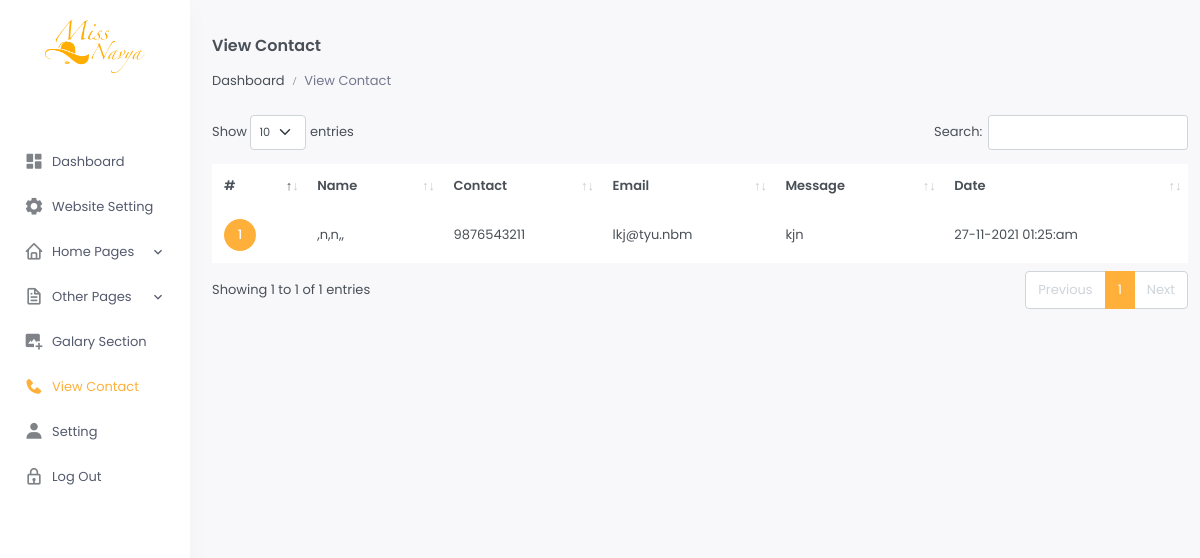
Page /admin/viewcontact.php (signed in) on the committed database.
### tables this page shows
CREATE TABLE `contact` (
  `id` int(11) NOT NULL,
  `tel` varchar(20) NOT NULL,
  `email` varchar(300) NOT NULL,
  `name` varchar(150) NOT NULL,
  `sub` text NOT NULL,
  `date` varchar(30) NOT NULL
);

### admin/viewcontact.php (the view, shortened to what this page needs)
<?php
include_once("configuration/functions.php");
?>
<!doctype html>
<html lang="en">
<head>
<?php include 'css.php'; ?>
<link href="assets/libs/datatables.net-bs4/css/dataTables.bootstrap4.min.css" rel="stylesheet" type="text/css" />
<link href="assets/libs/datatables.net-buttons-bs4/css/buttons.bootstrap4.min.css" rel="stylesheet" type="text/css" />
<link href="assets/libs/datatables.net-responsive-bs4/css/responsive.bootstrap4.min.css" rel="stylesheet" type="text/css" />
</head>
<body >
<div id="layout-wrapper">
<?php include 'leftmenu.php'; ?>
<div class="main-content">
<div class="page-content">
<div class="container-fluid mt-3">
<div class="row">
<div class="col-6">
<div class="page-title-box  align-items-center justify-content-between">
<h4 class="mb-3 font-size-18">View Contact</h4>
                                        <ol class="breadcrumb m-0">
                                            <li class="breadcrumb-item"><a href="dashboard.php">Dashboard</a></li>
																					  <li class="breadcrumb-item active">View Contact</li>
                                        </ol>
</div>
</div>
<div class="col-6" style="text-align:right">
</div>
</div>
<div class="row">
<div class="col-lg-12">
<div class="">
<div class="table-responsive">
<table id="datatable" class="table project-list-table table-nowrap align-middle table-borderless">
<thead>
<tr>
<th scope="col">#</th>
<th scope="col">Name</th>
<th scope="col">Contact</th>
<th scope="col">Email</th>
<th scope="col">Message</th>
<th scope="col">Date</th>
</tr>
</thead>
<tbody>
<?php
$i=0;
$qry=mysqli_query($con,"select * from contact  order by id desc");
$num=mysqli_num_rows($qry);
if($num>0){
while ($product=mysqli_fetch_array($qry)) {
$i++;
?>
<tr>
<td> <div class="avatar-xs">
<span class="avatar-title rounded-circle" >
<?php echo $i; ?>
</span>
</div></td>
<td><?php echo ($product['name']) ?></td>
<td><?php echo ($product['tel']) ?></td>
<td><?php echo ($product['email']) ?></td>
<td><?php echo ($product['sub']) ?></td>
<td><?php echo ($product['date']) ?></td>
</tr>
<?php }}else{?>
<tr><td colspan="6" align="center">--No Record Found--</td></tr>
<?php } ?>
</tbody>
</table>
</div>
</div>
</div>
</div>
</div>
</div>
</div>
</div>
</body>
</html>

### rows in the picture
contact: name ",n,n,,", tel "9876543211", email "lkj@tyu.nbm", sub "kjn", date "27-11-2021 01:25:am"
